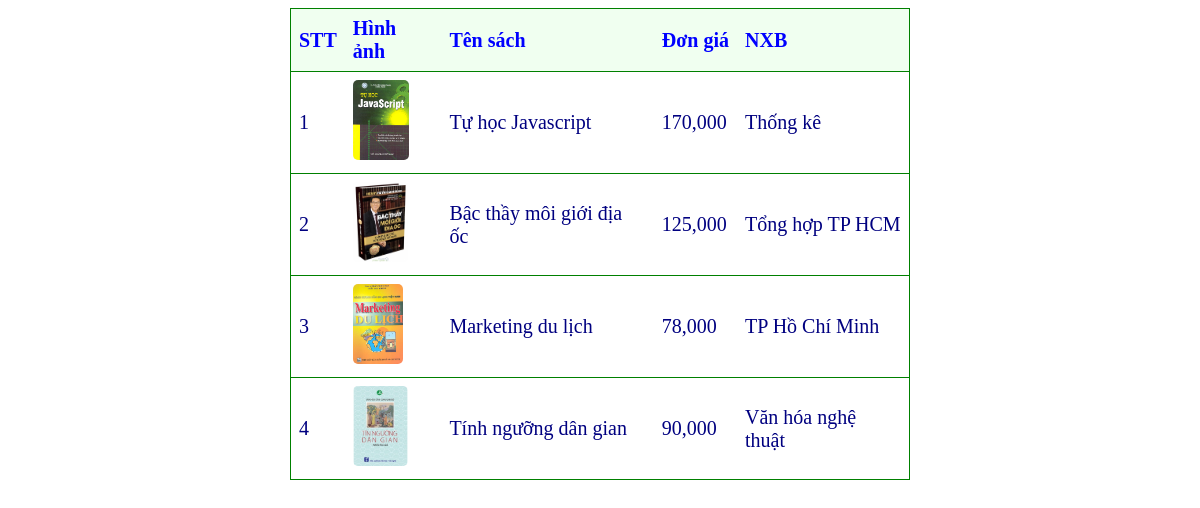
The app's page /Buoi06_GiaiBaiTapPhp/Bai02/view.php with its own data.
### tables this page shows
CREATE TABLE IF NOT EXISTS `sach` (
  `masach` int(11) NOT NULL AUTO_INCREMENT,
  `tensach` varchar(50) NOT NULL,
  `dongia` float DEFAULT NULL,
  `nxb` varchar(50) DEFAULT NULL,
  `hinhanh` tinytext,
  PRIMARY KEY (`masach`)
);

### Buoi06_GiaiBaiTapPhp/Bai02/view.php (the view, shortened to what this page needs)
<!DOCTYPE html>
<html>
<head>
</head>
<body>
	<table>
		<tr><th>STT</th><th>Hình ảnh</th><th>Tên sách</th><th>Đơn giá</th><th>NXB</th></tr>
			<?php
			$servername = "localhost";
			$username = "root";
			$password = "vertrigo";
			$dbname = "qlsach";
			$link = mysqli_connect($servername, $username, $password);
			mysqli_select_db($link, $dbname);
			mysqli_set_charset($link, 'latin1');
			$kq = mysqli_query($link, 'SELECT * FROM `sach` WHERE 1');
			$stt = 1;
			while($dong = mysqli_fetch_array($kq))
			{
				echo
					'<tr>
						<td>'.$stt++.'</td>
						<td> <img src="'.$dong['hinhanh'].'"></td>
						<td>'.$dong['tensach'].'</td>
						<td>'.number_format($dong['dongia']).'</td>
						<td>'.$dong['nxb'].'</td>
					</tr>';
			}
			?>
	</table>
</body>
</html>

### Buoi06_GiaiBaiTapPhp/Bai02/view.php (style rules this page uses)
table { border-collapse:collapse;width:620px;margin:auto;border:solid green 1px; }
th, td { font-size: 20px;text-align: left;padding: 8px; border-bottom:solid green 1px; color: #000080; }
th { color: blue;background-color:#F0FFF0; }
img { height:80px;border-radius:5px; }

### records on screen
sach: hinhanh (picture), tensach "Tự học Javascript", dongia "170,000", nxb "Thống kê"
sach: hinhanh (picture), tensach "Bậc thầy môi giới địa ốc", dongia "125,000", nxb "Tổng hợp TP HCM"
sach: hinhanh (picture), tensach "Marketing du lịch", dongia "78,000", nxb "TP Hồ Chí Minh"
sach: hinhanh (picture), tensach "Tính ngưỡng dân gian", dongia "90,000", nxb "Văn hóa nghệ thuật"
